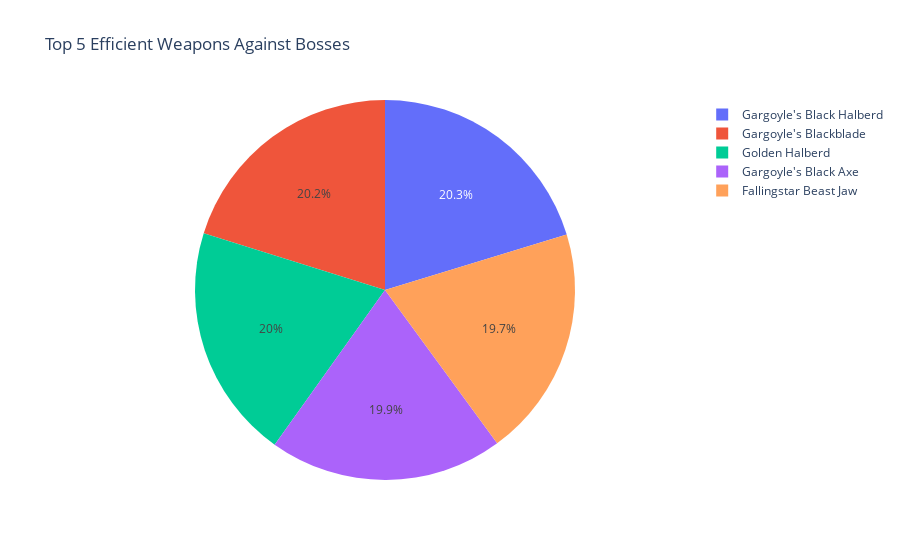

The notebook cell this image was saved under:
### Code cell
def calculate_average_attack(attack_list):
    if len(attack_list) == 0:
        return 0
    return sum(d['amount'] for d in attack_list) / len(attack_list)

weapons_df = datasets['weapons']
weapons_df['average_attack'] = weapons_df['attack'].apply(calculate_average_attack)

weapons_df['efficiency_score'] = weapons_df['average_attack']

print(weapons_df[['name', 'efficiency_score']].head())
# Interactive visualization for top 5 efficient weapons

fig = px.pie(
    top_5_efficient_weapons,
    names='name',
    values='efficiency_score',
    title='Top 5 Efficient Weapons Against Bosses'
)

fig.show()

### Figure 1 — Plotly figure (JSON) as saved in the notebook; plotly's stock layout.template omitted (floating-point values rounded to 4 significant figures)
{"data": [{"domain": {"x": [0, 1], "y": [0, 1]}, "hovertemplate": "name=%{label}<br>efficiency_score=%{value}<extra></extra>", "labels": ["Gargoyle's Black Halberd", "Gargoyle's Blackblade", "Golden Halberd", "Gargoyle's Black Axe", "Fallingstar Beast Jaw"], "legendgroup": "", "name": "", "showlegend": true, "type": "pie", "values": [54.33, 54, 53.5, 53.33, 52.67]}], "layout": {"autosize": true, "legend": {"tracegroupgap": 0}, "title": {"text": "Top 5 Efficient Weapons Against Bosses"}}}
